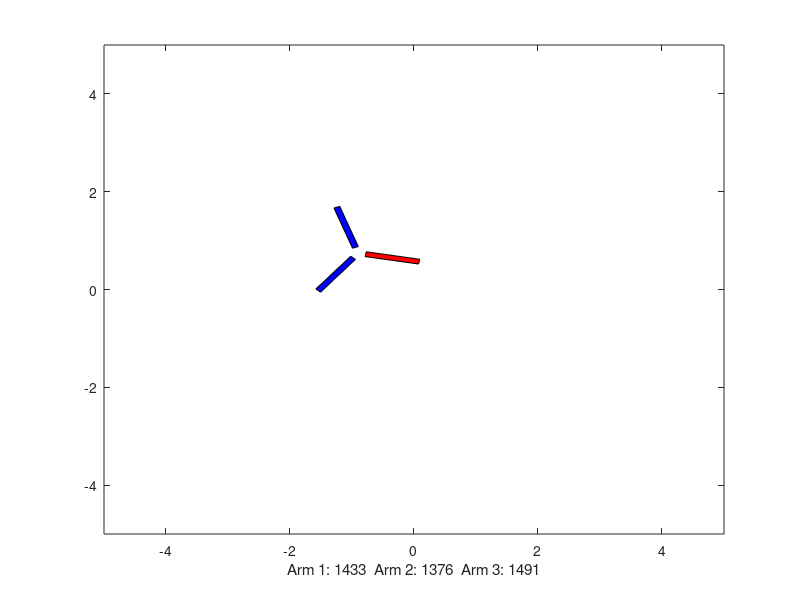

The MATLAB script that drew this image:
clear all;
clc;

timeDelay = 0.02;
runTime = 2;
runClock = 0.0;

arm1 = [-0.05,0.05,0.05,-0.05;0.125,0.125,1,1];
arm2 = [0.133,0.891,0.841,0.083;-0.0192,-0.4567,-0.5433,-0.1058];
arm3 = [-0.133,-0.891,-0.841,-0.083;-0.0192,-0.4567,-0.5433,-0.1058];

hold off;
axis([-5,5,-5,5]);

rotation = 0;
rotorTorque = -5;
xCoord = 0;
yCoord = 0;

maxServo = 2000;
minServo = 1000;
midServo = 1500;

inRoll = 1500;
inPitch = 1600;
inYaw = 1300;

absRoll = (inRoll - midServo)/(midServo-minServo);
absPitch = (inPitch - midServo)/(midServo-minServo);
absYaw = (inYaw - midServo)/(midServo-minServo);

angle1 = (0.5 * absRoll + 1/3 * absYaw);
angle2 = (-0.577 * absPitch - 0.25 * absRoll + 1/3 * absYaw);
angle3 = (0.577 * absPitch - 0.25 * absRoll + 1/3 * absYaw);

%%angle1 = 1.4;
%%angle2 = 0.0;
%%angle3 = -0.4;

angle1New = angle1 * 500 + 1500;
angle2New = angle2 * 500 + 1500;
angle3New = angle3 * 500 + 1500;

yawScalar = 10;
rollScalar = 0.1;
pitchScalar = 0.1;

while runClock < runTime
    rotation = yawScalar * (angle1 + angle2 + angle3) - rotorTorque + rotation;
    roll = (angle1 - 0.5 * angle2 - 0.5 * angle3) * rollScalar;
    pitch = (0.577 * angle3 - 0.577 * angle2) * pitchScalar;
    
    xCoord = roll * cosd(rotation) - pitch * sind(rotation) + xCoord; 
    yCoord = pitch * cosd(rotation) - roll * sind(rotation) + yCoord;
    
    rotationFactorX1 = [cosd(-rotation),-sind(-rotation)];
    rotationFactorY1 = [sind(-rotation),cosd(-rotation)];
    rotationFactorX2 = [cosd(-rotation),-sind(-rotation)];
    rotationFactorY2 = [sind(-rotation),cosd(-rotation)];
    rotationFactorX3 = [cosd(-rotation),-sind(-rotation)];
    rotationFactorY3 = [sind(-rotation),cosd(-rotation)];
    
    rotationArm1 = [rotationFactorX1*arm1;rotationFactorY1*arm1];
    rotationArm2 = [rotationFactorX2*arm2;rotationFactorY2*arm2];
    rotationArm3 = [rotationFactorX3*arm3;rotationFactorY3*arm3];
    
    fill(rotationArm1(1,:)+xCoord,rotationArm1(2,:)+yCoord,'r')
    hold on;
    fill(rotationArm2(1,:)+xCoord,rotationArm2(2,:)+yCoord,'b')
    fill(rotationArm3(1,:)+xCoord,rotationArm3(2,:)+yCoord,'b')
    hold off;
    axis([-5,5,-5,5]);
    
    label = sprintf('Arm 1: %.0f  Arm 2: %.0f  Arm 3: %.0f', angle1New, angle2New, angle3New);
    xlabel(label);
    pause(timeDelay);
    runClock = runClock + timeDelay;
end









